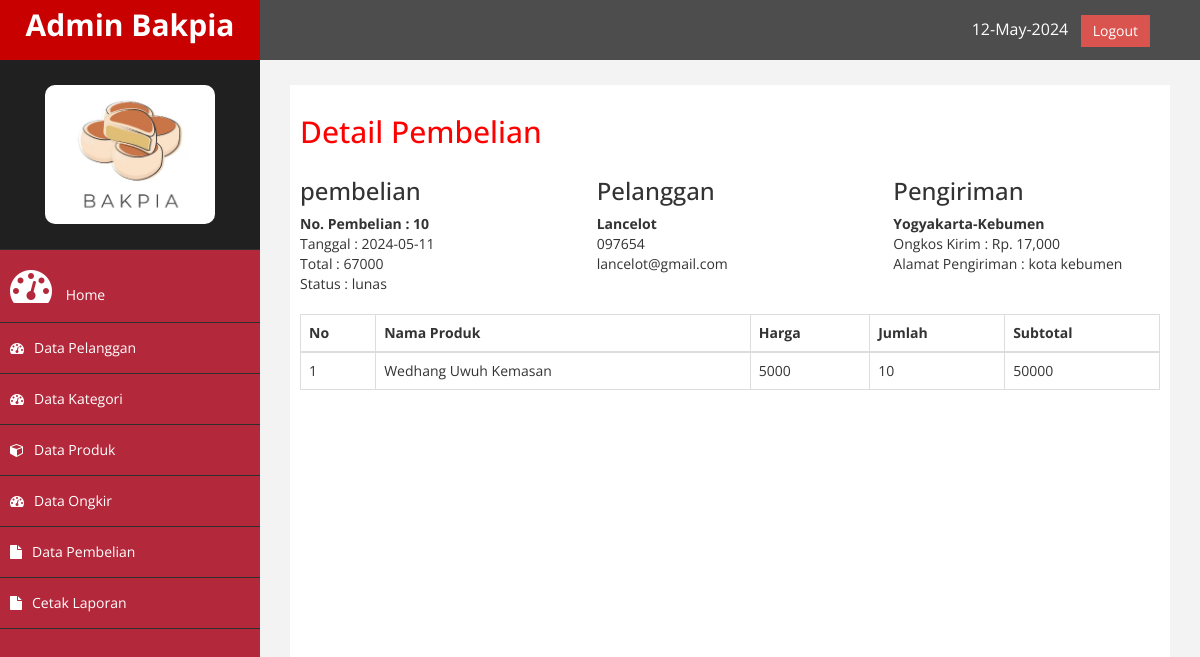
The page /MPTI-FIX/RPL/admin/index.php?page=pembelian&aksi=detail&id=10 (signed in) on the database its author committed.
### tables this page shows
CREATE TABLE `pembelian` (
  `id_pembelian` int(11) NOT NULL,
  `id_pelanggan` int(11) NOT NULL,
  `id_ongkir` int(6) NOT NULL,
  `tgl_pembelian` date NOT NULL,
  `total_pembelian` int(11) NOT NULL,
  `nama_kota` varchar(100) NOT NULL,
  `tarif` int(11) NOT NULL,
  `alamat_pengiriman` text NOT NULL,
  `status_pembelian` varchar(100) NOT NULL DEFAULT 'pending',
  `resi_pengiriman` varchar(50) NOT NULL
);

CREATE TABLE `pelanggan` (
  `id_pelanggan` int(11) NOT NULL,
  `email` varchar(30) NOT NULL,
  `password` varchar(30) NOT NULL,
  `nama_pelanggan` varchar(30) NOT NULL,
  `telepon` varchar(25) NOT NULL,
  `alamat` text NOT NULL
);

CREATE TABLE `pembelian_produk` (
  `id_pembelian_produk` int(11) NOT NULL,
  `id_pembelian` int(11) NOT NULL,
  `id_produk` int(11) NOT NULL,
  `jumlah` int(11) NOT NULL,
  `nama` varchar(100) NOT NULL,
  `harga` int(11) NOT NULL,
  `berat` int(11) NOT NULL,
  `subberat` int(11) NOT NULL,
  `subharga` int(11) NOT NULL
);

CREATE TABLE `produk` (
  `id_produk` int(11) NOT NULL,
  `nama_produk` varchar(50) NOT NULL,
  `id_kategori` varchar(50) NOT NULL,
  `harga` int(11) NOT NULL,
  `stok_produk` int(10) NOT NULL,
  `berat` int(11) NOT NULL,
  `foto_produk` varchar(50) NOT NULL,
  `deskripsi` text NOT NULL
);

### MPTI-FIX/RPL/admin/page/pembelian/detail.php (the view)
<h2>Detail Pembelian</h2>
<?php
$ambil = $koneksi->query("SELECT * FROM pembelian JOIN pelanggan
	ON pembelian.id_pelanggan=pelanggan.id_pelanggan
	WHERE pembelian.id_pembelian='$_GET[id]'");
$detail = $ambil->fetch_assoc();
 ?>
 <div class="row">
   <div class="col-md-4">
     <h3>pembelian</h3>
     <strong>No. Pembelian : <?php echo $detail ['id_pembelian'] ?></strong><br>
     Tanggal : <?php echo $detail['tgl_pembelian']; ?><br>
     Total   : <?php echo $detail['total_pembelian']; ?><br>
     Status : <?php echo $detail['status_pembelian']; ?>
   </div>
   <div class="col-md-4">
     <h3>Pelanggan</h3>
     <strong><?php echo $detail['nama_pelanggan']; ?></strong> <br>
      <?php echo $detail['telepon']; ?><br>
      <?php echo $detail['email']; ?>
   </div>
   <div class="col-md-4">
     <h3>Pengiriman</h3>
     <strong><?php echo $detail ['nama_kota']; ?></strong><br>
     Ongkos Kirim : Rp. <?php echo number_format($detail['tarif']); ?> <br>
     Alamat Pengiriman : <?php echo $detail ['alamat_pengiriman']; ?>
   </div>
 </div>
<br>
<table class="table table-bordered">
	<thead>
		<tr>
			<th>No</th>
			<th>Nama Produk</th>
			<th>Harga</th>
			<th>Jumlah</th>
			<th>Subtotal</th>
		</tr>
		<tbody>
			<?php $nomor=1; ?>
			<?php $ambil=$koneksi->query("SELECT * FROM pembelian_produk
			JOIN produk ON pembelian_produk.id_produk=produk.id_produk
			WHERE pembelian_produk.id_pembelian='$_GET[id]'"); ?>
			<?php while($pecah =$ambil->fetch_assoc()){ ?>
			<tr>
				<td><?php echo $nomor; ?></td>
				<td><?php echo $pecah['nama_produk']; ?></td>
				<td><?php echo $pecah['harga']; ?></td>
				<td><?php echo $pecah['jumlah'] ?></td>
				<td>
					<?php echo $pecah['harga'] * $pecah['jumlah']; ?>
				</td>
			</tr>
			<?php $nomor++; ?>
			<?php } ?>
		</tbody>
	</thead>
</table>

### MPTI-FIX/RPL/admin/assets/css/custom.css (style rules this page uses)
body { font-family: 'Open Sans', sans-serif; }
h2 { color: #f00; }

### rows shown on the page
pembelian: id_pembelian "10", tgl_pembelian "2024-05-11", total_pembelian "67000", status_pembelian "lunas", id_pelanggan.nama_pelanggan "Lancelot", id_pelanggan.telepon "097654", id_pelanggan.email "lancelot@gmail.com", nama_kota "Yogyakarta-Kebumen", tarif "17,000", alamat_pengiriman "kota kebumen"
pembelian_produk: id_produk.nama_produk "Wedhang Uwuh Kemasan", id_produk.harga "5000", jumlah "10", $pecah['harga'] * $pecah['jumlah'] "50000"
